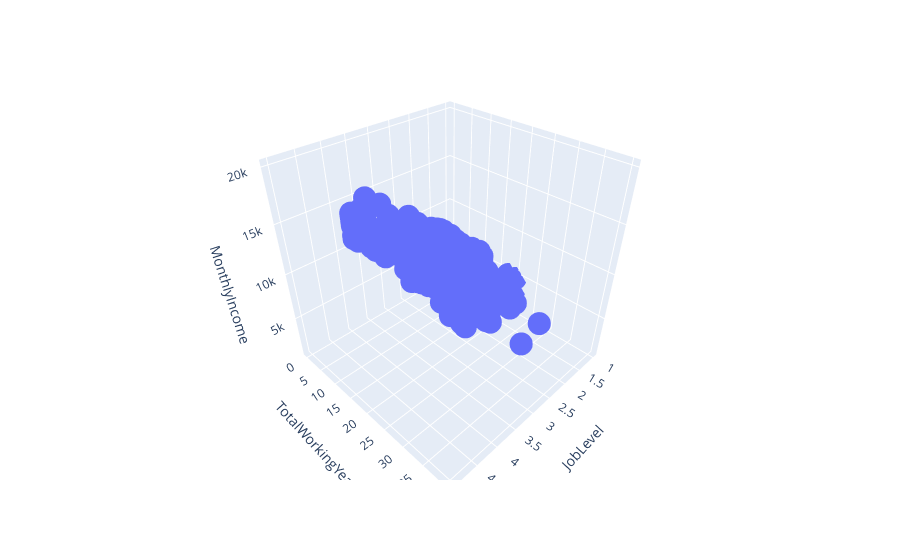

The cell this chart's notebook holds for it:
### Markdown cell above
## Linear Regression

### Code cell
# default test_size is 0.2 and the test_shape is 42 as default
slr.show_model(df, ['JobLevel', 'TotalWorkingYears'], ['MonthlyIncome'], test_size=0.25)

### Figure 1 — Plotly figure (JSON) as saved in the notebook; plotly's stock layout.template omitted (floating-point values rounded to 4 significant figures; data arrays with more than 128 entries replaced by an {"elided": "..."} marker saying what was removed)
{"data": [{"hovertemplate": "JobLevel=%{x}<br>TotalWorkingYears=%{y}<br>MonthlyIncome=%{z}<extra></extra>", "legendgroup": "", "marker": {"color": "#636efa", "symbol": "circle"}, "mode": "markers", "name": "", "scene": "scene", "showlegend": false, "type": "scatter3d", "x": {"elided": "1470 int values"}, "y": {"elided": "1470 int values"}, "z": {"elided": "1470 int values"}}], "layout": {"legend": {"tracegroupgap": 0}, "margin": {"t": 60}, "scene": {"domain": {"x": [0, 1], "y": [0, 1]}, "xaxis": {"title": {"text": "JobLevel"}}, "yaxis": {"title": {"text": "TotalWorkingYears"}}, "zaxis": {"title": {"text": "MonthlyIncome"}}}}}
